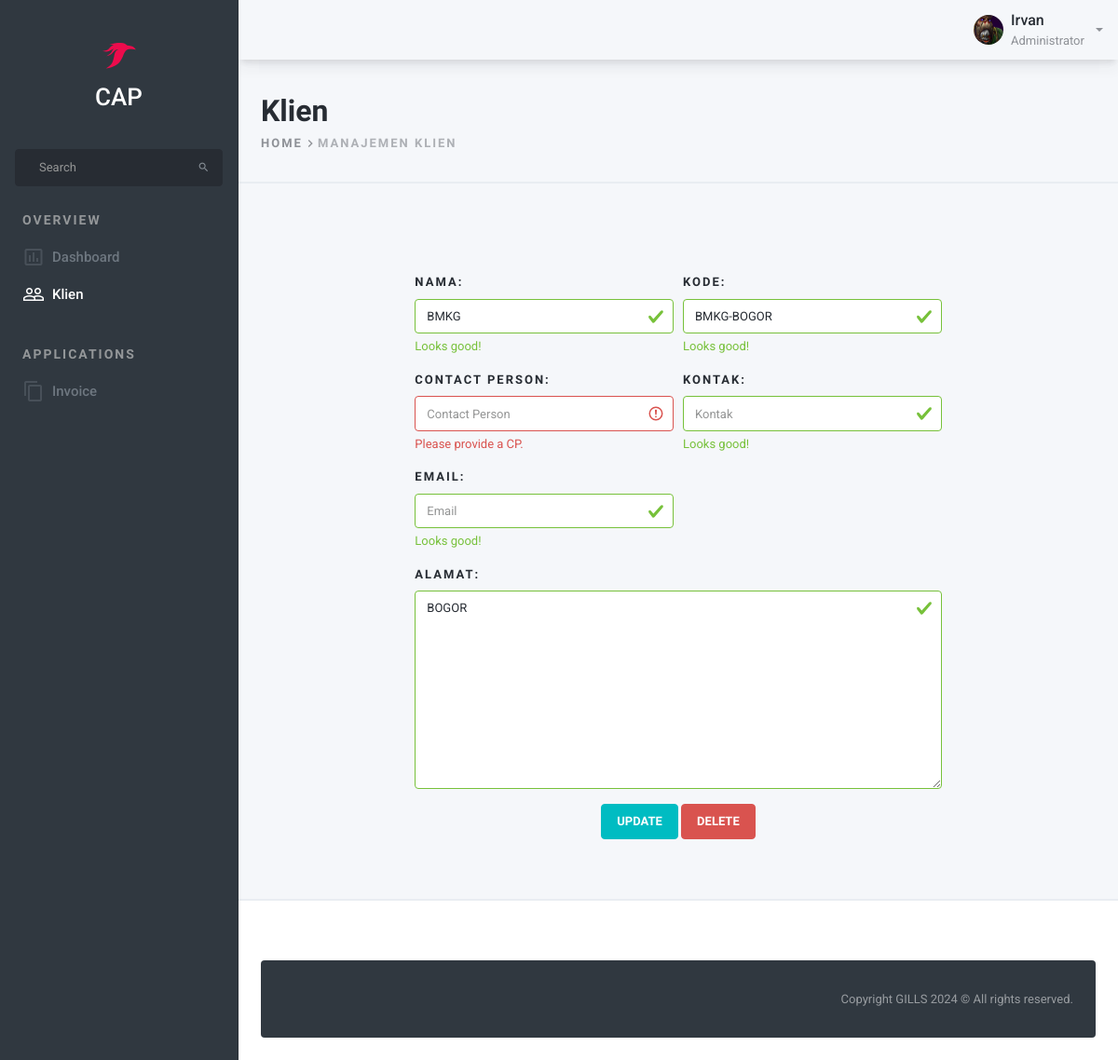
/klien/13/ (signed in), run on the app's committed database.
### MainApp/models.py (models this page shows, shortened)
class Klien(models.Model):
    klien = models.CharField(max_length=225, blank=False, null=False)
    kode = models.CharField(max_length=30, blank=False, null=False, unique=True)
    alamat = models.TextField(default="", blank=True, null=True)
    telp = models.CharField(max_length=15, default="", blank=True, null=True)
    email = models.EmailField(max_length=125, blank=True, null=True, default="")
    cp = models.CharField(max_length=65, blank=True, null=True)

### MainApp/views.py (the view, shortened to what this page needs)
# urls.py: path('klien/', views.klien_management, name='klien'),
@login_required
def klien_management(request, pk=None, tipe_req=None):
    user = request.user
    title = 'Manajemen Klien'
    klien_list = Klien.objects.all().order_by('-pk')
    status_pengguna = cek_status_pengguna(user)
    query = request.GET.get('q')
    if query:
        klien_list = klien_list.filter(
            Q(klien__icontains=query) |
            Q(kode__icontains=query)
        ).distinct()
    paginator = Paginator(klien_list, 10)
    page = request.GET.get('page')
    klien_list = paginator.get_page(page)
    context = {
        'user': user,
        'title': title,
        'klien_list': klien_list,
        'bredcum': 'Manajemen Klien',
        'bredcum_head': 'Klien',
        'klien_page': True,
        'query': query,
    }
    context.update(status_pengguna)
    if tipe_req == 'add':
        return render(request, 'MainApp/klien_post.html', context)
    elif tipe_req == 'update':
        klien = get_object_or_404(Klien, pk=pk)
        context.update({'klien': klien})
        return render(request, 'MainApp/klien_post.html', context)
    return render(request, 'MainApp/klien.html', context)

### utilss/mainapp.py (called while the page is built)
def cek_status_pengguna(user):
    status = {}
    for i in RolesKaryawan.objects.all():
        status['has_'+ i.roles.lower()] = user.user_pengguna.roles.filter(roles=i.roles).count() > 0
    return status

### templates/MainApp/klien_post.html (shortened to what this page needs)
{% extends 'MainApp/base.html' %}
{% load static %}
{% block content %}
<div class=" pt-32pt pt-sm-64pt pb-32pt was-validated">
    <div class="container page__container">
        <form method="POST" class="col-md-8 p-0 mx-auto">{% csrf_token %}
            <div class="form-row">
                <div class="col-6 col-md-6 mb-3">
                    <label class="form-label" for="nama">Nama:</label>
                    <input id="nama" type="text" class="form-control" placeholder="Nama Klien" name="nama" {% if klien %}value="{{ klien.klien }}"{% endif %} required>
                    <div class="valid-feedback">Looks good!</div>
                </div>
                <div class="col-6 col-md-6 mb-3">
                    <label class="form-label" for="kode">Kode:</label>
                    <input id="kode" type="text" class="form-control" placeholder="Kode" name="kode" {% if klien %}value="{{ klien.kode }}"{% endif %} required>
                    <div class="valid-feedback">Looks good!</div>
                </div>
            </div>
            <div class="form-row">
                <div class="col-6 col-md-6 mb-3">
                    <label class="form-label" for="contact_person">Contact Person:</label>
                    <input id="contact_person" type="text" class="form-control" placeholder="Contact Person" name="cp" {% if klien %}value="{{ klien.cp }}"{% endif %} required>
                    <div class="invalid-feedback">Please provide a CP.</div>
                </div>
                <div class="col-6 col-md-6 mb-3">
                    <label class="form-label" for="kontak">Kontak:</label>
                    <input id="kontak" type="text" class="form-control" placeholder="Kontak" name="kontak" {% if klien %}value="{{ klien.telp }}"{% endif %}>
                    <div class="valid-feedback">Looks good!</div>
                </div>
            </div>
            <div class="form-row">
                <div class="col-6 col-md-6 mb-3">
                    <label class="form-label" for="email">Email:</label>
                    <input id="email" type="text" class="form-control" placeholder="Email" name="email" {% if klien %}value="{{ klien.email }}"{% endif %}>
                    <div class="valid-feedback">Looks good!</div>
                </div>
            </div>
            <div class="form-group">
                <label class="form-label" for="password">Alamat:</label>
                <textarea class="form-control" name="alamat" id="" cols="30" rows="10">{% if klien %}{{ klien.alamat }}{% endif %}</textarea>
            </div>
            <div class="text-center">
                <button class="btn btn-accent" type="submit">{% if klien %}Update{% else %}Submit{% endif %}</button>
                {% if klien %}
                <input type="submit" class="btn btn-danger" name="button_delete" value="Delete">
                {% endif %}
            </div>
        </form>
    </div>
</div>
{% endblock content %}

### templates/MainApp/navbar.html (shortened to what this page needs)
{% load static %}
<div class="navbar navbar-expand navbar-shadow px-0  pl-lg-16pt navbar-light bg-body" id="default-navbar" data-primary>
    <div class="nav navbar-nav flex-nowrap d-flex ml-0 mr-16pt">
        <div class="nav-item dropdown d-none d-sm-flex">
            <a href="#" class="nav-link d-flex align-items-center dropdown-toggle" data-toggle="dropdown">
                <img width="32" height="32" class="rounded-circle mr-8pt"
                    src="{% static 'assets/images/gondar.jpeg' %}" alt="account" />
                <span class="flex d-flex flex-column mr-8pt">
                    <span class="navbar-text-100">{{ user.first_name }}</span>
                    <small class="navbar-text-50">Administrator</small>
                </span>
            </a>
        </div>
    </div>
</div>

### templates/static/assets/css/preloader.css (style rules this page uses)
:root { --sk-size:64px;--sk-color:#fff }

### data on the page
Klien: nama "BMKG", kode "BMKG-BOGOR", alamat "BOGOR"

### other printed values
{{ user.first_name }} "Irvan"
{{ bredcum_head }} "Klien"
{{ bredcum }} "MANAJEMEN KLIEN"
